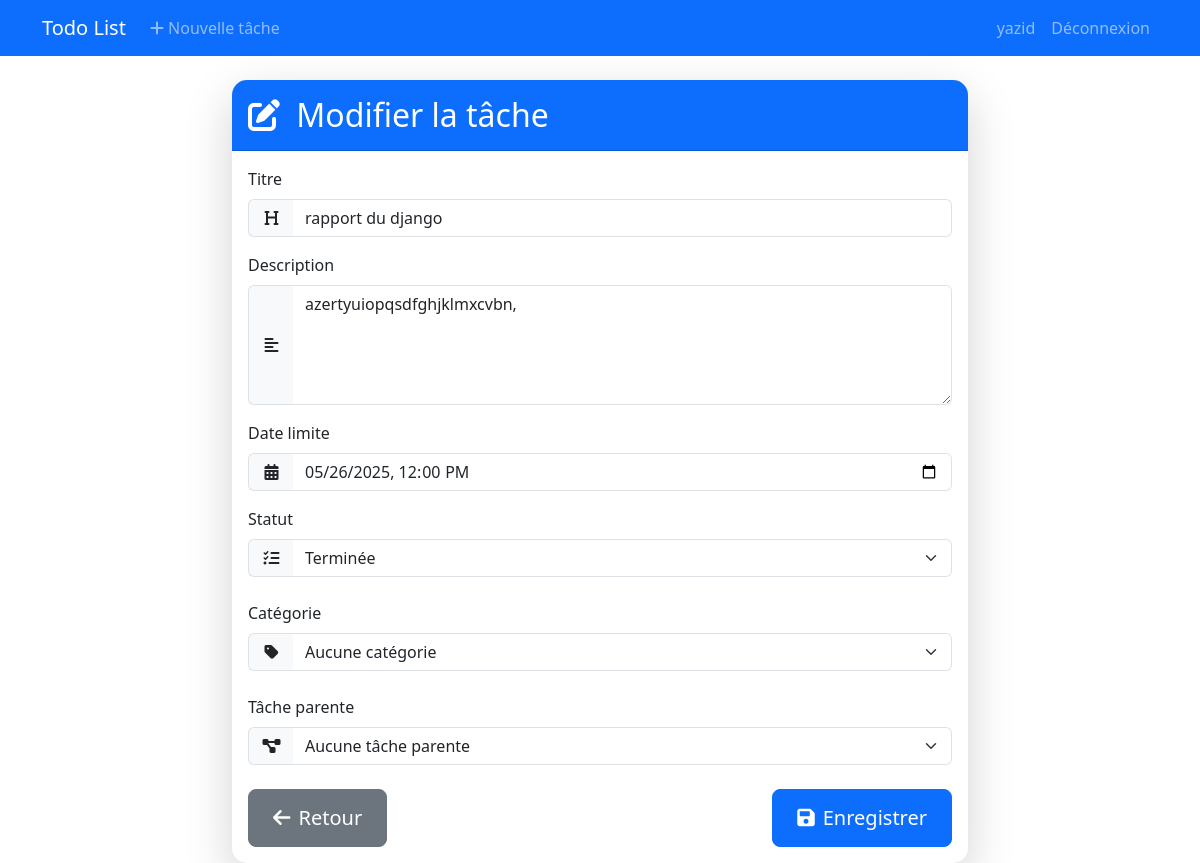
The app's page /tasks/1/update/ (signed in) with its own data.
### todos/models.py (models this page shows, shortened)
class Task(models.Model):
    STATUS_CHOICES = [
        ('pending', 'En attente'),
        ('in_progress', 'En cours'),
        ('completed', 'Terminée'),
    ]
    title = models.CharField(max_length=200, verbose_name='Titre')
    description = models.TextField(blank=True, verbose_name='Description')
    created_date = models.DateTimeField(auto_now_add=True, verbose_name='Date de création')
    due_date = models.DateTimeField(verbose_name='Date limite')
    status = models.CharField(
        max_length=20,
        choices=STATUS_CHOICES,
        default='pending',
        verbose_name='Statut'
    )
    user = models.ForeignKey(
        User,
        on_delete=models.CASCADE,
        related_name='tasks',
        verbose_name='Utilisateur'
    )
    category = models.ForeignKey(
        Category,
        on_delete=models.SET_NULL,
        null=True,
        blank=True,
        related_name='tasks',
        verbose_name='Catégorie'
    )
    parent_task = models.ForeignKey(
        'self',
        on_delete=models.CASCADE,
        null=True,
        blank=True,
        related_name='subtasks',
        verbose_name='Tâche parente'
    )
    class Meta:
        ordering = ['due_date', 'created_date']
        verbose_name = 'Tâche'
        verbose_name_plural = 'Tâches'

### todos/views.py (the view)
# urls.py: path('tasks/<int:pk>/update/', views.task_update, name='task_update'),
@login_required
def task_update(request, pk):
    task = get_object_or_404(Task, pk=pk, user=request.user)
    if request.method == 'POST':
        form = TaskForm(request.POST, instance=task, user=request.user)
        if form.is_valid():
            task = form.save()
            if task.parent_task:
                task.parent_task.update_status_based_on_subtasks()
            return redirect('task_list')
    else:
        form = TaskForm(instance=task, user=request.user)
    return render(request, 'todos/task_form.html', {'form': form, 'title': 'Modifier la tâche'})

### todos/forms.py
class TaskForm(forms.ModelForm):
    due_date = forms.DateTimeField(
        widget=forms.DateTimeInput(attrs={'type': 'datetime-local'}),
        input_formats=['%Y-%m-%dT%H:%M'],
        label='Date limite'
    )
    def __init__(self, *args, **kwargs):
        user = kwargs.pop('user', None)
        super().__init__(*args, **kwargs)
        if user:
            self.fields['category'].queryset = Category.objects.filter(user=user)
            parent_tasks = Task.objects.filter(user=user, parent_task__isnull=True)
            if self.instance.pk:
                parent_tasks = parent_tasks.exclude(pk=self.instance.pk)
            self.fields['parent_task'].queryset = parent_tasks
            self.fields['parent_task'].label = 'Tâche parente (optionnel)'
    class Meta:
        model = Task
        fields = ['title', 'description', 'due_date', 'status', 'category', 'parent_task']
        widgets = {
            'description': forms.Textarea(attrs={'rows': 3}),
            'parent_task': forms.Select(attrs={'class': 'form-select'})
        }

### todos/templates/todos/task_form.html (shortened to what this page needs)
{% extends 'base.html' %}
{% block content %}
<div class="row justify-content-center">
    <div class="col-md-8">
        <div class="card shadow-lg">
            <div class="card-header bg-primary text-white">
                <h2 class="card-title mb-0">
                    {% if 'Nouvelle' in title %}
                        <i class="fas fa-plus-circle me-2"></i>
                    {% else %}
                        <i class="fas fa-edit me-2"></i>
                    {% endif %}
                    {{ title }}
                </h2>
            </div>
            <div class="card-body">
                <form method="post" novalidate class="needs-validation">
                    <div class="mb-3">
                        <label for="title" class="form-label">Titre</label>
                        <div class="input-group">
                            <span class="input-group-text">
                                <i class="fas fa-heading"></i>
                            </span>
                            <input type="text" name="title" id="title"
                                   class="form-control {% if form.title.errors %}is-invalid{% endif %}"
                                   value="{{ form.title.value|default:'' }}" required>
                        </div>
                    </div>
                    <div class="mb-3">
                        <label for="description" class="form-label">Description</label>
                        <div class="input-group">
                            <span class="input-group-text">
                                <i class="fas fa-align-left"></i>
                            </span>
                            <textarea name="description" id="description"
                                      class="form-control {% if form.description.errors %}is-invalid{% endif %}"
                                      rows="4">{{ form.description.value|default:'' }}</textarea>
                        </div>
                    </div>
                    <div class="mb-3">
                        <label for="due_date" class="form-label">Date limite</label>
                        <div class="input-group">
                            <span class="input-group-text">
                                <i class="fas fa-calendar-alt"></i>
                            </span>
                            <input type="datetime-local" name="due_date" id="due_date"
                                   class="form-control {% if form.due_date.errors %}is-invalid{% endif %}"
                                   value="{{ form.due_date.value|date:'Y-m-d\TH:i'|default:'' }}" required>
                        </div>
                    </div>
                    <div class="mb-4">
                        <label for="status" class="form-label">Statut</label>
                        <div class="input-group">
                            <span class="input-group-text">
                                <i class="fas fa-tasks"></i>
                            </span>
                            <select name="status" id="status"
                                    class="form-select {% if form.status.errors %}is-invalid{% endif %}">
                                {% for value, label in form.status.field.choices %}
                                    <option value="{{ value }}"
                                            {% if value == form.status.value %}selected{% endif %}>
                                        {{ label }}
                                    </option>
                                {% endfor %}
                            </select>
                        </div>
                    </div>
                    <div class="mb-4">
                        <label for="category" class="form-label">Catégorie</label>
                        <div class="input-group">
                            <span class="input-group-text">
                                <i class="fas fa-tag"></i>
                            </span>
                            <select name="category" id="category"
                                    class="form-select {% if form.category.errors %}is-invalid{% endif %}">
                                <option value="">Aucune catégorie</option>
                            </select>
                        </div>
                    </div>
                    <div class="mb-4">
                        <label for="parent_task" class="form-label">Tâche parente</label>
                        <div class="input-group">
                            <span class="input-group-text">
                                <i class="fas fa-project-diagram"></i>
                            </span>
                            <select name="parent_task" id="parent_task"
                                    class="form-select {% if form.parent_task.errors %}is-invalid{% endif %}">
                                <option value="">Aucune tâche parente</option>
                            </select>
                        </div>
                    </div>
                    <div class="d-flex justify-content-between">
                        <a href="{% url 'task_list' %}" class="btn btn-secondary btn-lg">
                            <i class="fas fa-arrow-left me-2"></i>Retour
                        </a>
                        <button type="submit" class="btn btn-primary btn-lg">
                            <i class="fas fa-save me-2"></i>Enregistrer
                        </button>
                    </div>
                </form>
            </div>
        </div>
    </div>
</div>
{% endblock %}

### templates/base.html (shortened to what this page needs)
<!DOCTYPE html>
<html lang="fr">
<head>
    <link href="https://cdn.jsdelivr.net/npm/bootstrap@5.3.0/dist/css/bootstrap.min.css" rel="stylesheet">
    <link href="https://cdnjs.cloudflare.com/ajax/libs/font-awesome/6.0.0/css/all.min.css" rel="stylesheet">
</head>
<body>
    <nav class="navbar navbar-expand-lg navbar-dark bg-primary mb-4">
        <div class="container">
            <a class="navbar-brand" href="{% url 'task_list' %}">Todo List</a>
            <div class="collapse navbar-collapse" id="navbarNav">
                <ul class="navbar-nav me-auto">
                    {% if user.is_authenticated %}
                        <li class="nav-item">
                            <a class="nav-link" href="{% url 'task_create' %}">
                                <i class="fas fa-plus"></i> Nouvelle tâche
                            </a>
                        </li>
                    {% endif %}
                </ul>
                <ul class="navbar-nav">
                    {% if user.is_authenticated %}
                        <li class="nav-item">
                            <span class="nav-link">{{ user.username }}</span>
                        </li>
                        <li class="nav-item">
                            <a class="nav-link" href="{% url 'logout' %}">Déconnexion</a>
                        </li>
                    {% endif %}
                </ul>
            </div>
        </div>
    </nav>
    <div class="container">
        {% block content %}
        {% endblock %}
    </div>
</body>
</html>

### todos/templates/todos/task_form.html (style rules this page uses)
.card { border: none; border-radius: 15px; }
.card-header { border-radius: 15px 15px 0 0 !important; padding: 1rem; }
.input-group-text { background-color: #f8f9fa; border-right: none; min-width: 46px; justify-content: center; }
.form-control, .form-select { border-left: none; }
.btn { padding: 0.8rem 1.5rem; }
textarea.form-control { min-height: 120px; }
.form-label { font-weight: 500; }

### records on screen
Task: title "rapport du django", description "azertyuiopqsdfghjklmxcvbn,", status "Terminée"

### other values on screen
{{ user.username }} "yazid"
{{ title }} "Modifier la tâche"
